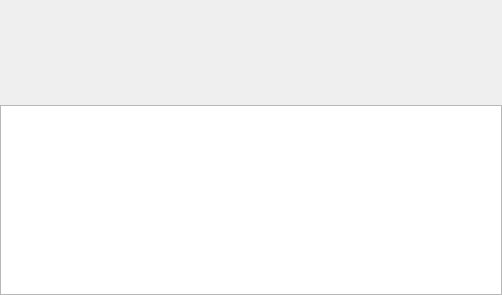
<?xml version="1.0" encoding="UTF-8"?>
<ui version="4.0">
 <class>DetailsDialog</class>
 <widget class="QDialog" name="DetailsDialog">
  <property name="geometry">
   <rect>
    <x>0</x>
    <y>0</y>
    <width>502</width>
    <height>295</height>
   </rect>
  </property>
  <property name="minimumSize">
   <size>
    <width>250</width>
    <height>250</height>
   </size>
  </property>
  <property name="windowTitle">
   <string>Details</string>
  </property>
  <layout class="QVBoxLayout" name="verticalLayout">
   <property name="spacing">
    <number>0</number>
   </property>
   <property name="margin">
    <number>0</number>
   </property>
   <item>
    <layout class="QHBoxLayout" name="horizontalLayout">
     <property name="spacing">
      <number>4</number>
     </property>
     <item>
      <widget class="QLabel" name="selectedImage">
       <property name="sizePolicy">
        <sizepolicy hsizetype="Ignored" vsizetype="Ignored">
         <horstretch>0</horstretch>
         <verstretch>0</verstretch>
        </sizepolicy>
       </property>
       <property name="text">
        <string/>
       </property>
       <property name="scaledContents">
        <bool>false</bool>
       </property>
       <property name="alignment">
        <set>Qt::AlignCenter</set>
       </property>
      </widget>
     </item>
     <item>
      <widget class="QLabel" name="referenceImage">
       <property name="sizePolicy">
        <sizepolicy hsizetype="Ignored" vsizetype="Ignored">
         <horstretch>0</horstretch>
         <verstretch>0</verstretch>
        </sizepolicy>
       </property>
       <property name="text">
        <string/>
       </property>
       <property name="alignment">
        <set>Qt::AlignCenter</set>
       </property>
      </widget>
     </item>
    </layout>
   </item>
   <item>
    <widget class="DetailsTable" name="tableView">
     <property name="sizePolicy">
      <sizepolicy hsizetype="Expanding" vsizetype="Fixed">
       <horstretch>0</horstretch>
       <verstretch>0</verstretch>
      </sizepolicy>
     </property>
     <property name="minimumSize">
      <size>
       <width>0</width>
       <height>188</height>
      </size>
     </property>
     <property name="maximumSize">
      <size>
       <width>16777215</width>
       <height>190</height>
      </size>
     </property>
     <property name="alternatingRowColors">
      <bool>true</bool>
     </property>
     <property name="selectionBehavior">
      <enum>QAbstractItemView::SelectRows</enum>
     </property>
     <property name="showGrid">
      <bool>false</bool>
     </property>
    </widget>
   </item>
  </layout>
 </widget>
 <customwidgets>
  <customwidget>
   <class>DetailsTable</class>
   <extends>QTableView</extends>
   <header>base.details_table</header>
  </customwidget>
 </customwidgets>
 <resources/>
 <connections/>
</ui>
